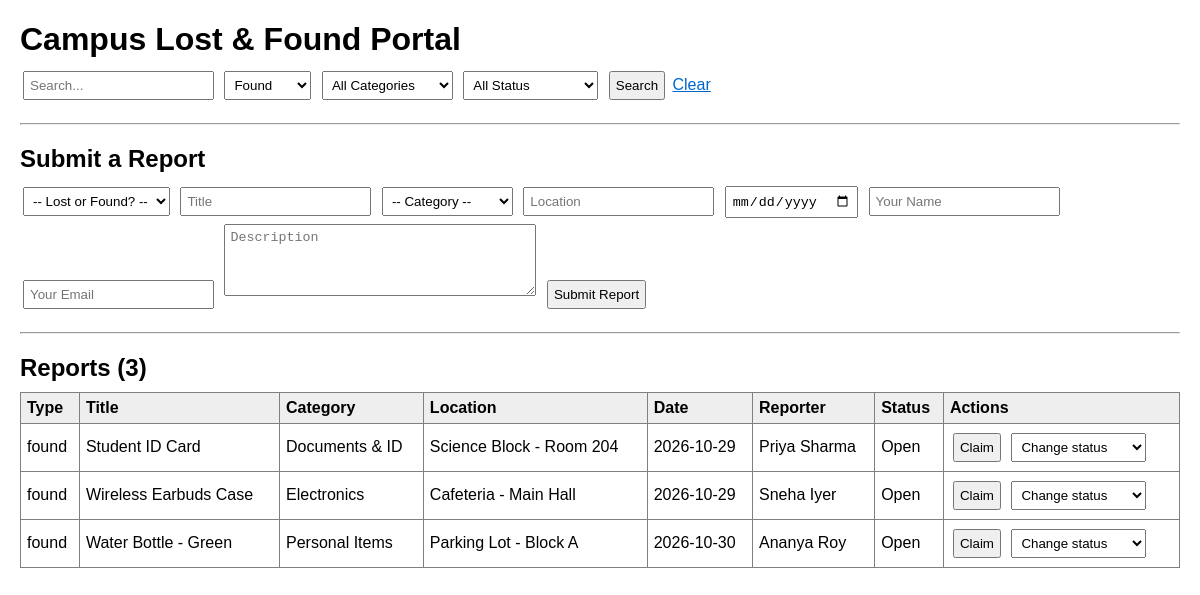
The page /index.php?type=found on the database its author committed.
### tables this page shows
CREATE TABLE IF NOT EXISTS reports (
    id INT AUTO_INCREMENT PRIMARY KEY,
    type ENUM('lost', 'found') NOT NULL,
    title VARCHAR(255) NOT NULL,
    category VARCHAR(100) NOT NULL,
    location VARCHAR(255) NOT NULL,
    date_occurred DATE NOT NULL,
    description TEXT NOT NULL,
    reporter_name VARCHAR(150) NOT NULL,
    reporter_email VARCHAR(255) NOT NULL,
    status ENUM('Open', 'Claim Requested', 'Resolved') DEFAULT 'Open',
    image_url VARCHAR(500) DEFAULT NULL,
    created_at TIMESTAMP DEFAULT CURRENT_TIMESTAMP,
    updated_at TIMESTAMP DEFAULT CURRENT_TIMESTAMP ON UPDATE CURRENT_TIMESTAMP
);

### index.php (the view, shortened to what this page needs)
<?php
require "db.php";
$where = [];
$params = [];
if (isset($_GET["type"]) && $_GET["type"] !== "") {
    $where[] = "type = :type";
    $params[":type"] = $_GET["type"];
}
$sql = "SELECT * FROM reports";
if ($where) {
    $sql .= " WHERE " . implode(" AND ", $where);
}
$sql .= " ORDER BY created_at DESC";
$stmt = $pdo->prepare($sql);
$stmt->execute($params);
$reports = $stmt->fetchAll();
?>
<!DOCTYPE html>
<html lang="en">
<head>
    <link rel="stylesheet" href="style.css">
</head>
<body>
<h1>Campus Lost &amp; Found Portal</h1>
<form method="get" action="index.php">
    <input type="text" name="search" placeholder="Search..."
           value="<?php echo htmlspecialchars($_GET['search'] ?? ''); ?>">
    <select name="type">
        <option value="found" <?php if(($_GET['type']??'')==='found') echo 'selected';?>>Found</option>
    </select>
    <select name="category">
        <option value="">All Categories</option>
    </select>
    <select name="status">
        <option value="">All Status</option>
    </select>
    <button type="submit">Search</button>
    <a href="index.php">Clear</a>
</form>
<hr>
<h2>Submit a Report</h2>
<form action="add.php" method="post">
    <select name="type" required>
        <option value="">-- Lost or Found? --</option>
    </select>
    <input type="text" name="title" placeholder="Title" required>
    <select name="category" required>
        <option value="">-- Category --</option>
    </select>
    <input type="text" name="location" placeholder="Location" required>
    <input type="date" name="date_occurred" required>
    <input type="text" name="reporter_name" placeholder="Your Name" required>
    <input type="email" name="reporter_email" placeholder="Your Email" required>
    <textarea name="description" placeholder="Description" required></textarea>
    <button type="submit">Submit Report</button>
</form>
<hr>
<h2>Reports (<?php echo count($reports); ?>)</h2>
<table border="1" cellpadding="5">
    <tr>
        <th>Type</th><th>Title</th><th>Category</th><th>Location</th>
        <th>Date</th><th>Reporter</th><th>Status</th><th>Actions</th>
    </tr>
    <?php foreach ($reports as $r): ?>
    <tr>
        <td><?php echo htmlspecialchars($r["type"]); ?></td>
        <td><?php echo htmlspecialchars($r["title"]); ?></td>
        <td><?php echo htmlspecialchars($r["category"]); ?></td>
        <td><?php echo htmlspecialchars($r["location"]); ?></td>
        <td><?php echo htmlspecialchars($r["date_occurred"]); ?></td>
        <td><?php echo htmlspecialchars($r["reporter_name"]); ?></td>
        <td id="status-<?php echo $r['id']; ?>"><?php echo htmlspecialchars($r["status"]); ?></td>
        <td>
            <?php if ($r["status"] === "Open"): ?>
                <button class="claim-btn" data-id="<?php echo $r['id']; ?>">Claim</button>
            <?php endif; ?>
            <?php if ($r["status"] !== "Resolved"): ?>
                <select class="status-change" data-id="<?php echo $r['id']; ?>">
                    <option value="">Change status</option>
                </select>
            <?php endif; ?>
        </td>
    </tr>
    <?php endforeach; ?>
</table>
</body>
</html>

### style.css (style rules this page uses)
body { font-family: sans-serif; margin: 20px; }
h1, h2, h3 { margin-bottom: 10px; }
form { margin-bottom: 15px; }
input, select, textarea, button { margin: 3px; padding: 5px; }
textarea { width: 300px; height: 60px; }
table { border-collapse: collapse; width: 100%; margin-top: 10px; }
th, td { padding: 6px; text-align: left; }
th { background: #eee; }
a { color: #0066cc; }
hr { margin: 20px 0; }

### rows shown on the page
reports: type "found", title "Student ID Card", category "Documents & ID", location "Science Block - Room 204", date_occurred "2026-10-29", reporter_name "Priya Sharma", status "Open"
reports: type "found", title "Wireless Earbuds Case", category "Electronics", location "Cafeteria - Main Hall", date_occurred "2026-10-29", reporter_name "Sneha Iyer", status "Open"
reports: type "found", title "Water Bottle - Green", category "Personal Items", location "Parking Lot - Block A", date_occurred "2026-10-30", reporter_name "Ananya Roy", status "Open"

### other values the page prints
count($reports) "3"
